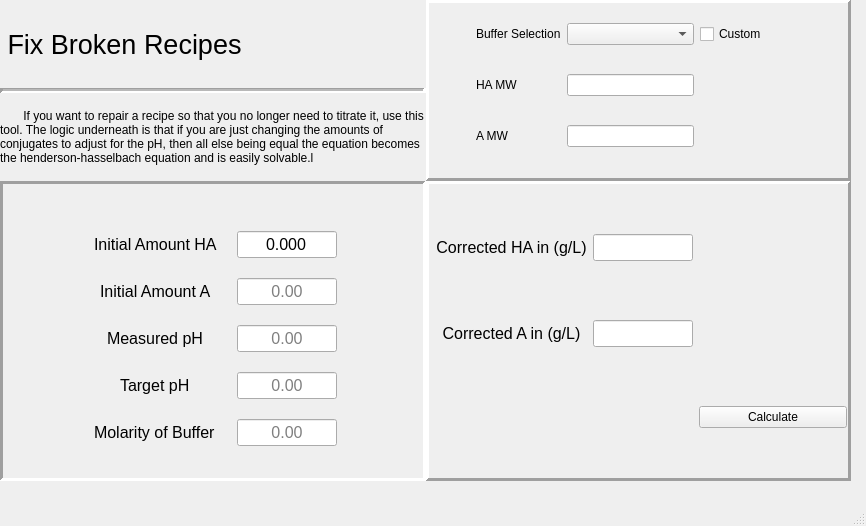
<?xml version="1.0" encoding="UTF-8"?>
<ui version="4.0">
 <class>MainWindow</class>
 <widget class="QMainWindow" name="MainWindow">
  <property name="geometry">
   <rect>
    <x>0</x>
    <y>0</y>
    <width>866</width>
    <height>526</height>
   </rect>
  </property>
  <property name="maximumSize">
   <size>
    <width>2000</width>
    <height>16777215</height>
   </size>
  </property>
  <property name="windowTitle">
   <string>MainWindow</string>
  </property>
  <widget class="QWidget" name="centralwidget">
   <widget class="QWidget" name="gridLayoutWidget">
    <property name="geometry">
     <rect>
      <x>0</x>
      <y>0</y>
      <width>851</width>
      <height>481</height>
     </rect>
    </property>
    <layout class="QGridLayout" name="gridLayout" rowstretch="0,0,1" rowminimumheight="0,0,0">
     <property name="sizeConstraint">
      <enum>QLayout::SetDefaultConstraint</enum>
     </property>
     <property name="spacing">
      <number>0</number>
     </property>
     <item row="0" column="1">
      <widget class="QFrame" name="frame_2">
       <property name="sizePolicy">
        <sizepolicy hsizetype="Minimum" vsizetype="Minimum">
         <horstretch>0</horstretch>
         <verstretch>0</verstretch>
        </sizepolicy>
       </property>
       <property name="frameShape">
        <enum>QFrame::Panel</enum>
       </property>
       <property name="frameShadow">
        <enum>QFrame::Raised</enum>
       </property>
       <property name="lineWidth">
        <number>3</number>
       </property>
       <property name="midLineWidth">
        <number>1</number>
       </property>
       <widget class="QWidget" name="gridLayoutWidget_3">
        <property name="geometry">
         <rect>
          <x>0</x>
          <y>0</y>
          <width>401</width>
          <height>171</height>
         </rect>
        </property>
        <layout class="QGridLayout" name="gridLayout_3">
         <property name="leftMargin">
          <number>50</number>
         </property>
         <property name="rightMargin">
          <number>0</number>
         </property>
         <item row="0" column="1">
          <widget class="QComboBox" name="comboBox"/>
         </item>
         <item row="1" column="0">
          <widget class="QLabel" name="label_4">
           <property name="text">
            <string>HA MW</string>
           </property>
          </widget>
         </item>
         <item row="2" column="0">
          <widget class="QLabel" name="label_5">
           <property name="text">
            <string>A MW</string>
           </property>
          </widget>
         </item>
         <item row="2" column="1">
          <widget class="QLineEdit" name="customAMW">
           <property name="enabled">
            <bool>true</bool>
           </property>
           <property name="styleSheet">
            <string notr="true">hidden: true</string>
           </property>
           <property name="inputMethodHints">
            <set>Qt::ImhNone</set>
           </property>
          </widget>
         </item>
         <item row="1" column="1">
          <widget class="QLineEdit" name="customHAMW"/>
         </item>
         <item row="0" column="0">
          <widget class="QLabel" name="label_3">
           <property name="text">
            <string>Buffer Selection</string>
           </property>
          </widget>
         </item>
         <item row="0" column="2">
          <widget class="QCheckBox" name="checkBox">
           <property name="text">
            <string>Custom</string>
           </property>
          </widget>
         </item>
         <item row="2" column="2">
          <spacer name="horizontalSpacer_2">
           <property name="orientation">
            <enum>Qt::Horizontal</enum>
           </property>
           <property name="sizeType">
            <enum>QSizePolicy::MinimumExpanding</enum>
           </property>
           <property name="sizeHint" stdset="0">
            <size>
             <width>30</width>
             <height>0</height>
            </size>
           </property>
          </spacer>
         </item>
        </layout>
       </widget>
      </widget>
     </item>
     <item row="0" column="0">
      <layout class="QVBoxLayout" name="verticalLayout">
       <item>
        <widget class="QLabel" name="label_6">
         <property name="sizePolicy">
          <sizepolicy hsizetype="Minimum" vsizetype="Minimum">
           <horstretch>0</horstretch>
           <verstretch>0</verstretch>
          </sizepolicy>
         </property>
         <property name="font">
          <font>
           <pointsize>20</pointsize>
          </font>
         </property>
         <property name="text">
          <string> Fix Broken Recipes</string>
         </property>
        </widget>
       </item>
       <item>
        <widget class="Line" name="line">
         <property name="minimumSize">
          <size>
           <width>5</width>
           <height>5</height>
          </size>
         </property>
         <property name="sizeIncrement">
          <size>
           <width>5</width>
           <height>5</height>
          </size>
         </property>
         <property name="baseSize">
          <size>
           <width>5</width>
           <height>5</height>
          </size>
         </property>
         <property name="font">
          <font>
           <pointsize>24</pointsize>
          </font>
         </property>
         <property name="frameShadow">
          <enum>QFrame::Sunken</enum>
         </property>
         <property name="lineWidth">
          <number>3</number>
         </property>
         <property name="midLineWidth">
          <number>2</number>
         </property>
         <property name="orientation">
          <enum>Qt::Horizontal</enum>
         </property>
        </widget>
       </item>
       <item>
        <widget class="QLabel" name="label_7">
         <property name="sizePolicy">
          <sizepolicy hsizetype="Minimum" vsizetype="Minimum">
           <horstretch>0</horstretch>
           <verstretch>0</verstretch>
          </sizepolicy>
         </property>
         <property name="text">
          <string>       If you want to repair a recipe so that you no longer need to titrate it, use this tool. The logic underneath is that if you are just changing the amounts of conjugates to adjust for the pH, then all else being equal the equation becomes the henderson-hasselbach equation and is easily solvable.l</string>
         </property>
         <property name="wordWrap">
          <bool>true</bool>
         </property>
        </widget>
       </item>
      </layout>
     </item>
     <item row="2" column="1">
      <widget class="QFrame" name="frame_3">
       <property name="sizePolicy">
        <sizepolicy hsizetype="Minimum" vsizetype="Minimum">
         <horstretch>0</horstretch>
         <verstretch>0</verstretch>
        </sizepolicy>
       </property>
       <property name="frameShape">
        <enum>QFrame::Panel</enum>
       </property>
       <property name="frameShadow">
        <enum>QFrame::Raised</enum>
       </property>
       <property name="lineWidth">
        <number>3</number>
       </property>
       <property name="midLineWidth">
        <number>1</number>
       </property>
       <widget class="QWidget" name="gridLayoutWidget_2">
        <property name="geometry">
         <rect>
          <x>0</x>
          <y>0</y>
          <width>421</width>
          <height>301</height>
         </rect>
        </property>
        <layout class="QGridLayout" name="gridLayout_2" columnstretch="0,1,0" rowminimumheight="0,0,0">
         <property name="sizeConstraint">
          <enum>QLayout::SetDefaultConstraint</enum>
         </property>
         <property name="leftMargin">
          <number>10</number>
         </property>
         <property name="rightMargin">
          <number>0</number>
         </property>
         <item row="0" column="0">
          <widget class="QLabel" name="haResultsLabel">
           <property name="sizePolicy">
            <sizepolicy hsizetype="Minimum" vsizetype="Preferred">
             <horstretch>0</horstretch>
             <verstretch>0</verstretch>
            </sizepolicy>
           </property>
           <property name="font">
            <font>
             <pointsize>12</pointsize>
            </font>
           </property>
           <property name="text">
            <string>Corrected HA in (g/L)</string>
           </property>
           <property name="scaledContents">
            <bool>true</bool>
           </property>
           <property name="alignment">
            <set>Qt::AlignCenter</set>
           </property>
           <property name="wordWrap">
            <bool>true</bool>
           </property>
          </widget>
         </item>
         <item row="1" column="2">
          <spacer name="horizontalSpacer">
           <property name="orientation">
            <enum>Qt::Horizontal</enum>
           </property>
           <property name="sizeType">
            <enum>QSizePolicy::MinimumExpanding</enum>
           </property>
           <property name="sizeHint" stdset="0">
            <size>
             <width>30</width>
             <height>0</height>
            </size>
           </property>
          </spacer>
         </item>
         <item row="0" column="1">
          <widget class="QLineEdit" name="haResults">
           <property name="sizePolicy">
            <sizepolicy hsizetype="MinimumExpanding" vsizetype="Fixed">
             <horstretch>0</horstretch>
             <verstretch>0</verstretch>
            </sizepolicy>
           </property>
           <property name="maximumSize">
            <size>
             <width>100</width>
             <height>16777215</height>
            </size>
           </property>
           <property name="font">
            <font>
             <pointsize>12</pointsize>
            </font>
           </property>
           <property name="inputMethodHints">
            <set>Qt::ImhDigitsOnly</set>
           </property>
           <property name="maxLength">
            <number>6</number>
           </property>
           <property name="alignment">
            <set>Qt::AlignCenter</set>
           </property>
          </widget>
         </item>
         <item row="1" column="1">
          <widget class="QLineEdit" name="aResults">
           <property name="maximumSize">
            <size>
             <width>100</width>
             <height>16777215</height>
            </size>
           </property>
           <property name="font">
            <font>
             <pointsize>12</pointsize>
            </font>
           </property>
           <property name="inputMethodHints">
            <set>Qt::ImhDigitsOnly</set>
           </property>
           <property name="maxLength">
            <number>6</number>
           </property>
           <property name="alignment">
            <set>Qt::AlignCenter</set>
           </property>
          </widget>
         </item>
         <item row="1" column="0">
          <widget class="QLabel" name="aResultsLabel">
           <property name="font">
            <font>
             <pointsize>12</pointsize>
            </font>
           </property>
           <property name="text">
            <string>Corrected A in (g/L)</string>
           </property>
           <property name="scaledContents">
            <bool>true</bool>
           </property>
           <property name="alignment">
            <set>Qt::AlignCenter</set>
           </property>
           <property name="wordWrap">
            <bool>true</bool>
           </property>
          </widget>
         </item>
         <item row="2" column="2">
          <widget class="QPushButton" name="calculateButton">
           <property name="sizePolicy">
            <sizepolicy hsizetype="MinimumExpanding" vsizetype="Fixed">
             <horstretch>0</horstretch>
             <verstretch>0</verstretch>
            </sizepolicy>
           </property>
           <property name="text">
            <string>Calculate</string>
           </property>
           <property name="flat">
            <bool>false</bool>
           </property>
          </widget>
         </item>
        </layout>
       </widget>
      </widget>
     </item>
     <item row="2" column="0">
      <widget class="QFrame" name="frame">
       <property name="sizePolicy">
        <sizepolicy hsizetype="Minimum" vsizetype="Maximum">
         <horstretch>0</horstretch>
         <verstretch>0</verstretch>
        </sizepolicy>
       </property>
       <property name="minimumSize">
        <size>
         <width>0</width>
         <height>300</height>
        </size>
       </property>
       <property name="maximumSize">
        <size>
         <width>500</width>
         <height>16777215</height>
        </size>
       </property>
       <property name="frameShape">
        <enum>QFrame::Panel</enum>
       </property>
       <property name="frameShadow">
        <enum>QFrame::Sunken</enum>
       </property>
       <property name="lineWidth">
        <number>3</number>
       </property>
       <property name="midLineWidth">
        <number>1</number>
       </property>
       <widget class="QWidget" name="formLayoutWidget">
        <property name="geometry">
         <rect>
          <x>0</x>
          <y>0</y>
          <width>421</width>
          <height>315</height>
         </rect>
        </property>
        <layout class="QFormLayout" name="formLayout">
         <property name="labelAlignment">
          <set>Qt::AlignCenter</set>
         </property>
         <property name="formAlignment">
          <set>Qt::AlignCenter</set>
         </property>
         <property name="horizontalSpacing">
          <number>20</number>
         </property>
         <property name="verticalSpacing">
          <number>20</number>
         </property>
         <property name="leftMargin">
          <number>10</number>
         </property>
         <property name="topMargin">
          <number>10</number>
         </property>
         <property name="rightMargin">
          <number>20</number>
         </property>
         <property name="bottomMargin">
          <number>10</number>
         </property>
         <item row="0" column="0">
          <widget class="QLabel" name="initialAmountHALabel">
           <property name="font">
            <font>
             <pointsize>12</pointsize>
            </font>
           </property>
           <property name="text">
            <string>Initial Amount HA</string>
           </property>
          </widget>
         </item>
         <item row="0" column="1">
          <widget class="QLineEdit" name="initialAmountHALineEdit">
           <property name="sizePolicy">
            <sizepolicy hsizetype="Minimum" vsizetype="Fixed">
             <horstretch>0</horstretch>
             <verstretch>0</verstretch>
            </sizepolicy>
           </property>
           <property name="maximumSize">
            <size>
             <width>100</width>
             <height>16777215</height>
            </size>
           </property>
           <property name="font">
            <font>
             <pointsize>12</pointsize>
            </font>
           </property>
           <property name="inputMethodHints">
            <set>Qt::ImhDigitsOnly</set>
           </property>
           <property name="text">
            <string>0.000</string>
           </property>
           <property name="maxLength">
            <number>6</number>
           </property>
           <property name="alignment">
            <set>Qt::AlignCenter</set>
           </property>
           <property name="placeholderText">
            <string>0.00</string>
           </property>
          </widget>
         </item>
         <item row="1" column="0">
          <widget class="QLabel" name="initialAmountALabel">
           <property name="font">
            <font>
             <pointsize>12</pointsize>
            </font>
           </property>
           <property name="text">
            <string>Initial Amount A</string>
           </property>
          </widget>
         </item>
         <item row="1" column="1">
          <widget class="QLineEdit" name="initialAmountALineEdit">
           <property name="sizePolicy">
            <sizepolicy hsizetype="Minimum" vsizetype="Fixed">
             <horstretch>0</horstretch>
             <verstretch>0</verstretch>
            </sizepolicy>
           </property>
           <property name="maximumSize">
            <size>
             <width>100</width>
             <height>16777215</height>
            </size>
           </property>
           <property name="font">
            <font>
             <pointsize>12</pointsize>
            </font>
           </property>
           <property name="inputMethodHints">
            <set>Qt::ImhDigitsOnly</set>
           </property>
           <property name="maxLength">
            <number>6</number>
           </property>
           <property name="alignment">
            <set>Qt::AlignCenter</set>
           </property>
           <property name="placeholderText">
            <string>0.00</string>
           </property>
          </widget>
         </item>
         <item row="2" column="0">
          <widget class="QLabel" name="measuredPHLabel">
           <property name="font">
            <font>
             <pointsize>12</pointsize>
            </font>
           </property>
           <property name="text">
            <string>Measured pH</string>
           </property>
          </widget>
         </item>
         <item row="2" column="1">
          <widget class="QLineEdit" name="measuredPHLineEdit">
           <property name="sizePolicy">
            <sizepolicy hsizetype="Minimum" vsizetype="Fixed">
             <horstretch>0</horstretch>
             <verstretch>0</verstretch>
            </sizepolicy>
           </property>
           <property name="maximumSize">
            <size>
             <width>100</width>
             <height>16777215</height>
            </size>
           </property>
           <property name="font">
            <font>
             <pointsize>12</pointsize>
            </font>
           </property>
           <property name="inputMethodHints">
            <set>Qt::ImhDigitsOnly</set>
           </property>
           <property name="maxLength">
            <number>6</number>
           </property>
           <property name="alignment">
            <set>Qt::AlignCenter</set>
           </property>
           <property name="placeholderText">
            <string>0.00</string>
           </property>
          </widget>
         </item>
         <item row="3" column="0">
          <widget class="QLabel" name="targetPLabel">
           <property name="font">
            <font>
             <pointsize>12</pointsize>
            </font>
           </property>
           <property name="text">
            <string>Target pH</string>
           </property>
          </widget>
         </item>
         <item row="3" column="1">
          <widget class="QLineEdit" name="targetpHLineEdit">
           <property name="sizePolicy">
            <sizepolicy hsizetype="Minimum" vsizetype="Fixed">
             <horstretch>0</horstretch>
             <verstretch>0</verstretch>
            </sizepolicy>
           </property>
           <property name="maximumSize">
            <size>
             <width>100</width>
             <height>16777215</height>
            </size>
           </property>
           <property name="font">
            <font>
             <pointsize>12</pointsize>
            </font>
           </property>
           <property name="inputMethodHints">
            <set>Qt::ImhDigitsOnly</set>
           </property>
           <property name="maxLength">
            <number>6</number>
           </property>
           <property name="alignment">
            <set>Qt::AlignCenter</set>
           </property>
           <property name="placeholderText">
            <string>0.00</string>
           </property>
          </widget>
         </item>
         <item row="4" column="0">
          <widget class="QLabel" name="molarityOfBufferLabel">
           <property name="font">
            <font>
             <pointsize>12</pointsize>
            </font>
           </property>
           <property name="text">
            <string>Molarity of Buffer</string>
           </property>
          </widget>
         </item>
         <item row="4" column="1">
          <widget class="QLineEdit" name="molarityOfBufferLineEdit">
           <property name="sizePolicy">
            <sizepolicy hsizetype="Minimum" vsizetype="Fixed">
             <horstretch>0</horstretch>
             <verstretch>0</verstretch>
            </sizepolicy>
           </property>
           <property name="maximumSize">
            <size>
             <width>100</width>
             <height>16777215</height>
            </size>
           </property>
           <property name="font">
            <font>
             <pointsize>12</pointsize>
            </font>
           </property>
           <property name="inputMethodHints">
            <set>Qt::ImhDigitsOnly</set>
           </property>
           <property name="maxLength">
            <number>6</number>
           </property>
           <property name="alignment">
            <set>Qt::AlignCenter</set>
           </property>
           <property name="placeholderText">
            <string>0.00</string>
           </property>
          </widget>
         </item>
        </layout>
       </widget>
      </widget>
     </item>
    </layout>
   </widget>
  </widget>
  <widget class="QMenuBar" name="menubar">
   <property name="geometry">
    <rect>
     <x>0</x>
     <y>0</y>
     <width>866</width>
     <height>21</height>
    </rect>
   </property>
  </widget>
  <widget class="QStatusBar" name="statusbar"/>
 </widget>
 <resources/>
 <connections/>
</ui>
